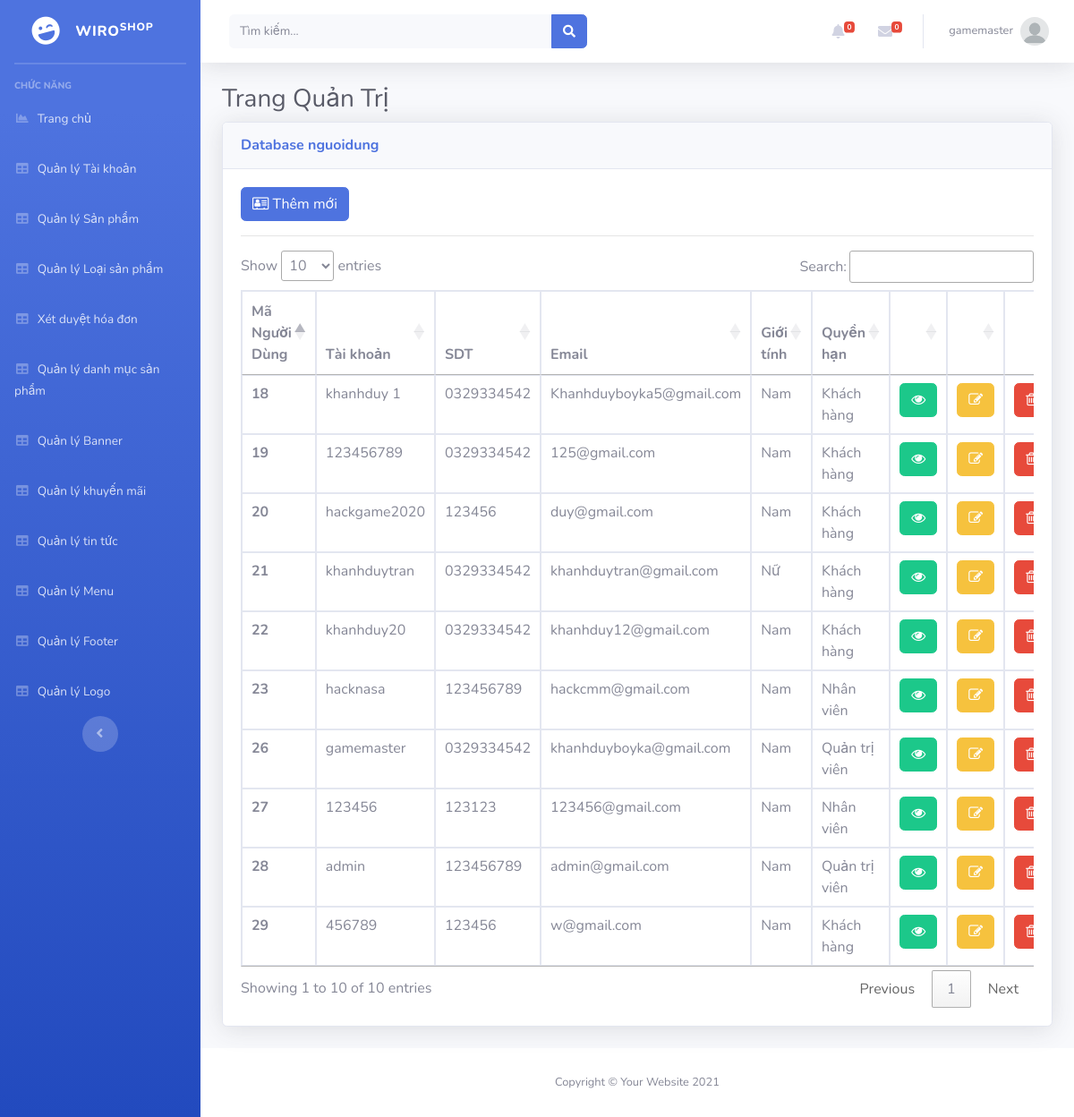
The page /Admin/index.php?mod=nguoidung (signed in) on the database its author committed.
### tables this page shows
CREATE TABLE `nguoidung` (
  `MaND` int(11) NOT NULL,
  `avatar` varchar(255) NOT NULL,
  `HoTen` varchar(20) NOT NULL,
  `GioiTinh` varchar(10) NOT NULL,
  `birthday` date NOT NULL,
  `SDT` varchar(20) DEFAULT NULL,
  `Email` varchar(50) NOT NULL,
  `DiaChi` varchar(200) NOT NULL,
  `Tinh` varchar(255) NOT NULL,
  `QuanHuyen` varchar(255) NOT NULL,
  `TaiKhoan` varchar(100) NOT NULL,
  `MatKhau` varchar(100) NOT NULL,
  `MaQuyen` int(11) NOT NULL,
  `TrangThai` int(11) NOT NULL
);

### Admin/MVC/controllers/NguoiDungController.php (called while the page is built, shortened)
<?php
class NguoiDungController
{
    var $nguoidung_model;
    public function __construct()
    {
        $this->nguoidung_model = new nguoidung();
    }
    public function list()
    {
        $data = $this->nguoidung_model->All();
        require_once("MVC/Views/Admin/index.php");
    }
}

### Admin/MVC/Models/connection.php (called while the page is built, shortened)
<?php
    class Connection{
        function __construct()
        {
            $severname ="localhost";
            $username ="root";
            $password ="";
            $db_name ="wiroshop";
            $this->conn = new mysqli($severname,$username,$password,$db_name);
        }
    }
?>

### Admin/MVC/Models/model.php (called while the page is built, shortened)
<?php
require_once("connection.php");
class Model
{
    var $table;
    var $contens;
    function __construct()
    {
        $conn_obj = new Connection();
        $this->conn = $conn_obj->conn;
    }
    function All()
    {
        $query = "select * from $this->table ORDER BY $this->contens DESC ";
        require("result.php");
        return $data;
    }
}

### Admin/MVC/Models/result.php (called while the page is built)
<?php
$result = $this->conn->query($query);
$data = array();
while ($row = $result->fetch_assoc()) {
    $data[] = $row;
}
?>

### Admin/MVC/Views/nguoidung/list.php (the view, shortened to what this page needs)
<?php if (isset($_SESSION['isLogin_Admin']) && $_SESSION['isLogin_Admin'] == true) { ?>
<a href="?mod=nguoidung&act=add" type="button" class="btn btn-primary"><i class="fa fa-address-card-o" aria-hidden="true"></i>&nbsp;Thêm mới</a>
<?php } ?>
<hr>
<table class="table table-bordered" id="dataTable" width="100%" cellspacing="0">
  <thead>
    <tr>
      <th scope="col">Mã Người Dùng</th>
      <th scope="col">Tài khoản</th>
      <th scope="col">SDT</th>
      <th scope="col">Email</th>
      <th scope="col">Giới tính</th>
      <th scope="col">Quyền hạn</th>
      <th></th>
      <th></th>
      <th></th>
    </tr>
  </thead>
  <tbody>
    <?php foreach ($data as $row) { ?>
      <tr>
        <th scope="row"><?= $row['MaND'] ?></th>
        <td><?= $row['TaiKhoan'] ?></td>
        <td><?= $row['SDT'] ?></td>
        <td><?= $row['Email'] ?></td>
        <td><?= $row['GioiTinh'] ?></td>
        <td>
          <?php
          if ($row['MaQuyen'] == 2) {
            echo 'Quản trị viên';
          } else {
            if ($row['MaQuyen'] == 1) {
              echo 'Khách hàng';
            } else {
              echo 'Nhân viên';
            }
          }
          ?>
        </td>
        <td>
          <a href="?mod=nguoidung&act=detail&id=<?= $row['MaND'] ?>" type="button" class="btn btn-success"><i class="fa fa-eye" aria-hidden="true"></i></a>
        </td>
        <td> <?php if (isset($_SESSION['isLogin_Admin']) && $_SESSION['isLogin_Admin'] == true) { ?>
          <a href="?mod=nguoidung&act=edit&id=<?= $row['MaND'] ?>" type="button" class="btn btn-warning "><i class="fa fa-pencil-square-o" aria-hidden="true"></i></a>
          <?php }?></td>
          <td> <?php if (isset($_SESSION['isLogin_Admin']) && $_SESSION['isLogin_Admin'] == true) { ?>
          <a href="?mod=nguoidung&act=delete&id=<?= $row['MaND'] ?>" onclick="return confirm('Bạn có thật sự muốn xóa ?');" type="button" class="btn btn-danger"><i class="fa fa-trash-o" aria-hidden="true"></i></a>
          <?php }?></td>
      </tr>
    <?php } ?>
  </tbody>
</table>

### Admin/index.php (shortened to what this page needs)
<?php
if (isset($_SESSION['isLogin_Admin']) && $_SESSION['isLogin_Admin'] == true) {
    $mod = isset($_GET['mod']) ? $_GET['mod'] : "login";
    $act = isset($_GET['act']) ? $_GET['act'] : "admin";
    switch ($mod) {
        case 'nguoidung':
            require_once('MVC/controllers/NguoiDungController.php');
            $controller_obj = new NguoiDungController();
            switch ($act) {
                default:
                    $controller_obj->list();
                    break;
            }
            break;
    }
}

### Admin/MVC/Views/admin/index.php (shortened to what this page needs)
<!DOCTYPE html>
<html lang="en">
<head>
  <link href="public/vendor/fontawesome-free/css/all.min.css" rel="stylesheet" type="text/css">
  <link rel="stylesheet" href="https://cdnjs.cloudflare.com/ajax/libs/font-awesome/4.7.0/css/font-awesome.min.css">
  <link href="public/css/./sb-admin-2.min.css" rel="stylesheet" type="text/css">
  <link rel="stylesheet" href="public/css/footer.css">
  <link href="https://cdn.jsdelivr.net/npm/summernote@0.8.18/dist/summernote.min.css" rel="stylesheet">
  <link type="text/css" rel="stylesheet" href="https://cdn.datatables.net/1.10.20/css/jquery.dataTables.min.css">
</head>
<body id="page-top">
  <div id="wrapper">
    <?php require_once('menu.php') ?>
    <div id="content-wrapper" class="d-flex flex-column">
      <div id="content">
        <?php require_once('header.php') ?>
        <div class="container-fluid">
          <h1 class="h3 mb-2 text-gray-800">Trang Quản Trị</h1>
          <div class="card shadow mb-4">
            <div class="card-header py-3">
              <h6 class="m-0 font-weight-bold text-primary">
                <?php
                $mod = isset($_GET['mod']) ? $_GET['mod'] : "login";
                echo "Database " . $mod;
                ?>
              </h6>
            </div>
            <div class="card-body">
              <div class="table-responsive">
                <?php
                if (isset($_SESSION['isLogin_Admin']) && $_SESSION['isLogin_Admin'] == true) {
                  $mod = isset($_GET['mod']) ? $_GET['mod'] : "login";
                  $act = isset($_GET['act']) ? $_GET['act'] : "admin";
                  switch ($mod) {
                    case 'nguoidung':
                      switch ($act) {
                        default:
                          require_once('MVC/views/nguoidung/list.php');
                          break;
                      }
                      break;
                  }
                }
                ?>
              </div>
            </div>
          </div>
        </div>
      </div>
      <?php require_once('footer.php') ?>
</body>
</html>

### Admin/MVC/Views/admin/menu.php
 <ul class="navbar-nav bg-gradient-primary sidebar sidebar-dark accordion" id="accordionSidebar">
<a class="sidebar-brand d-flex align-items-center justify-content-center" href="index.php">
  <div class="sidebar-brand-icon rotate-n-15">
    <i class="fas fa-laugh-wink"></i>
  </div>
  <div class="sidebar-brand-text mx-3">Wiro<sup>Shop</sup></div>
</a>
<hr class="sidebar-divider my-0">
<hr class="sidebar-divider">
<div class="sidebar-heading">
  Chức năng
</div>
<?php if (isset($_SESSION['isLogin_Admin']) && $_SESSION['isLogin_Admin'] == true) { ?>
<li class="nav-item">
  <a class="nav-link" href="index.php">
    <i class="fas fa-fw fa-chart-area"></i>
    <span>Trang chủ</span></a>
</li>
<?php } ?>
<?php if (isset($_SESSION['isLogin_Admin']) && $_SESSION['isLogin_Admin'] == true) { ?>
<li class="nav-item">
  <a class="nav-link" href="?mod=nguoidung">
    <i class="fas fa-fw fa-table"></i>
    <span>Quản lý Tài khoản</span></a>
</li>
<?php } ?>
<li class="nav-item">
  <a class="nav-link" href="?mod=sanpham">
    <i class="fas fa-fw fa-table"></i>
    <span>Quản lý Sản phẩm</span></a>
</li>
<li class="nav-item">
  <a class="nav-link" href="?mod=loaisanpham">
    <i class="fas fa-fw fa-table"></i>
    <span>Quản lý Loại sản phẩm</span></a>
</li>
<li class="nav-item">
  <a class="nav-link" href="?mod=hoadon">
    <i class="fas fa-fw fa-table"></i>
    <span>Xét duyệt hóa đơn</span></a>
</li>
<li class="nav-item">
  <a class="nav-link" href="?mod=danhmuc">
    <i class="fas fa-fw fa-table"></i>
    <span>Quản lý danh mục sản phẩm</span></a>
</li>
<?php if (isset($_SESSION['isLogin_Admin']) && $_SESSION['isLogin_Admin'] == true) { ?>
<li class="nav-item">
  <a class="nav-link" href="?mod=banner">
    <i class="fas fa-fw fa-table"></i>
    <span>Quản lý Banner</span></a>
</li>
<?php }?>
<li class="nav-item">
  <a class="nav-link" href="?mod=khuyenmai">
    <i class="fas fa-fw fa-table"></i>
    <span>Quản lý khuyến mãi</span></a>
</li>
<li class="nav-item">
  <a class="nav-link" href="?mod=tintuc">
    <i class="fas fa-fw fa-table"></i>
    <span>Quản lý tin tức</span></a>
</li>
<li class="nav-item">
  <a class="nav-link" href="?mod=menu">
    <i class="fas fa-fw fa-table"></i>
    <span>Quản lý Menu</span></a>
</li>
<li class="nav-item">
  <a class="nav-link" href="?mod=footer">
    <i class="fas fa-fw fa-table"></i>
    <span>Quản lý Footer</span></a>
</li>
<li class="nav-item">
  <a class="nav-link" href="?mod=logo">
    <i class="fas fa-fw fa-table"></i>
    <span>Quản lý Logo</span></a>
</li>
<div class="text-center d-none d-md-inline">
  <button class="rounded-circle border-0" id="sidebarToggle"></button>
</div>
</ul>

### Admin/MVC/Views/admin/header.php (shortened to what this page needs)
<nav class="navbar navbar-expand navbar-light bg-white topbar mb-4 static-top shadow">
  <form class="d-none d-sm-inline-block form-inline mr-auto ml-md-3 my-2 my-md-0 mw-100 navbar-search">
    <div class="input-group">
      <input type="text" class="form-control bg-light border-0 small" placeholder="Tìm kiếm..." aria-label="Search" aria-describedby="basic-addon2">
      <div class="input-group-append">
        <button class="btn btn-primary" type="button">
          <i class="fas fa-search fa-sm"></i>
        </button>
      </div>
    </div>
  </form>
  <ul class="navbar-nav ml-auto">
    <li class="nav-item dropdown no-arrow mx-1">
      <a class="nav-link dropdown-toggle" href="#" id="alertsDropdown" role="button" data-toggle="dropdown" aria-haspopup="true" aria-expanded="false">
        <i class="fas fa-bell fa-fw"></i>
        <span class="badge badge-danger badge-counter">0</span>
      </a>
    </li>
    <li class="nav-item dropdown no-arrow mx-1">
      <a class="nav-link dropdown-toggle" href="#" id="messagesDropdown" role="button" data-toggle="dropdown" aria-haspopup="true" aria-expanded="false">
        <i class="fas fa-envelope fa-fw"></i>
        <span class="badge badge-danger badge-counter">0</span>
      </a>
    </li>
    <li class="nav-item dropdown no-arrow">
      <a class="nav-link dropdown-toggle" href="#" id="userDropdown" role="button" data-toggle="dropdown" aria-haspopup="true" aria-expanded="false">
        <span class="mr-2 d-none d-lg-inline text-gray-600 small"><?=$_SESSION['login']['TaiKhoan']?></span>
        <img class="img-profile rounded-circle" src="./public/img/author.png">
      </a>
    </li>
  </ul>
</nav>

### Admin/MVC/Views/admin/footer.php
<footer class="sticky-footer bg-white">
    <div class="container my-auto">
        <div class="copyright text-center my-auto">
            <span>Copyright &copy; Your Website <?php echo date("Y")?></span>
        </div>
    </div>
</footer>

### Admin/public/css/footer.css (style rules this page uses)
footer { background: #f1f2f2 ; }

### rows shown on the page
nguoidung: MaND "29", TaiKhoan "456789", SDT "123456", Email "w@gmail.com", GioiTinh "Nam", shows "Khách hàng"
nguoidung: MaND "28", TaiKhoan "admin", SDT "123456789", Email "admin@gmail.com", GioiTinh "Nam", shows "Quản trị viên"
nguoidung: MaND "27", TaiKhoan "123456", SDT "123123", Email "123456@gmail.com", GioiTinh "Nam", shows "Nhân viên"
nguoidung: MaND "26", TaiKhoan "gamemaster", SDT "0329334542", Email "khanhduyboyka@gmail.com", GioiTinh "Nam", shows "Quản trị viên"
nguoidung: MaND "23", TaiKhoan "hacknasa", SDT "123456789", Email "hackcmm@gmail.com", GioiTinh "Nam", shows "Nhân viên"
nguoidung: MaND "22", TaiKhoan "khanhduy20", SDT "0329334542", Email "khanhduy12@gmail.com", GioiTinh "Nam", shows "Khách hàng"
nguoidung: MaND "21", TaiKhoan "khanhduytran", SDT "0329334542", Email "khanhduytran@gmail.com", GioiTinh "Nữ", shows "Khách hàng"
nguoidung: MaND "20", TaiKhoan "hackgame2020", SDT "123456", Email "duy@gmail.com", GioiTinh "Nam", shows "Khách hàng"
nguoidung: MaND "19", TaiKhoan "123456789", SDT "0329334542", Email "125@gmail.com", GioiTinh "Nam", shows "Khách hàng"
nguoidung: MaND "18", TaiKhoan "khanhduy 1", SDT "0329334542", Email "Khanhduyboyka5@gmail.com", GioiTinh "Nam", shows "Khách hàng"

### other values the page prints
$_SESSION['login']['TaiKhoan'] "gamemaster"
$mod "nguoidung"
